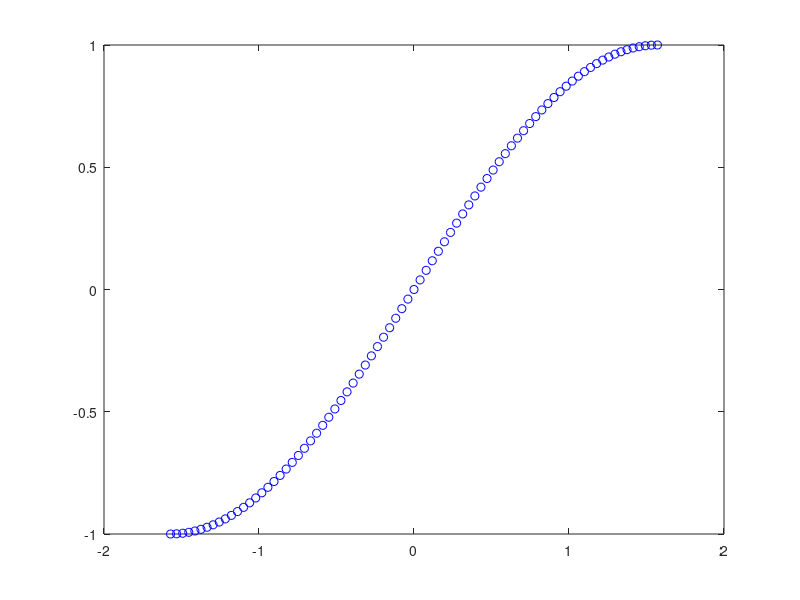

The MATLAB source for this figure: (Note: this script raises an error after producing the figure.)
%Exercitiul 1: Date de intrare
clear all;
close all;
clc;
f = @(x)sin(x);
fp = @(x)cos(x);
a = -pi/2;
b = pi/2;
n = 80;
X = linspace(a, b, n+1); % nodurile de interpolare
Y = f(X);
plot(X, f(X), 'bo');
hold on;
xgraf = linspace(a, b, 200);
[S, Sp, Spp, C] = SplineCubica(X, Y, fp(X(1)), fp(X(n+1)), xgraf);
plot(xgraf, f(xgraf), '--r');
plot(xgraf, S, '--b');
figure(2);
plot(xgraf, Sp, '--b');
figure(3);
plot(xgraf, Spp, '--b');

figure(4)
plot(xgraf, abs(f(xgraf) - S), '--r');